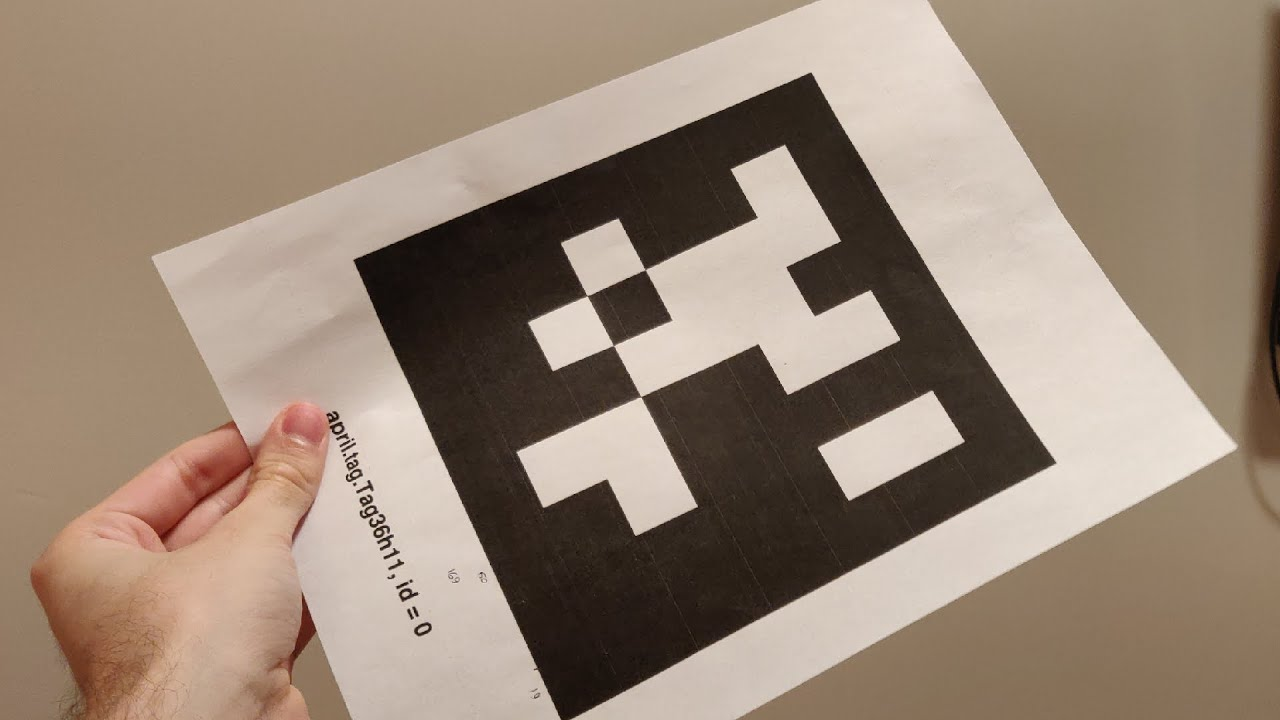
#> input picture Landing-Sequence/maxresdefault.jpg, 1280 x 720 px
$ python aprilTag_test.py --image maxresdefault.jpg
#> lines starting #> are read from the running program, lines starting #| are printed output that depends on the picture
from pupil_apriltags import Detector
import argparse
import cv2
import os
os.environ['DISPLAY'] = ':0'
# construct the argument parser and parse the arguments
ap = argparse.ArgumentParser()
ap.add_argument("-i", "--image", required=True,
	help="path to input image containing AprilTag")
args = vars(ap.parse_args())

# load the input image and convert it to grayscale
print("[INFO] loading image...")
image = cv2.imread(args["image"])
#> image is the input picture: shape (720, 1280, 3); mean B, G, R 118.1, 134.2, 152.5
# cv2.imshow("Image", image)
gray = cv2.cvtColor(image, cv2.COLOR_BGR2GRAY)
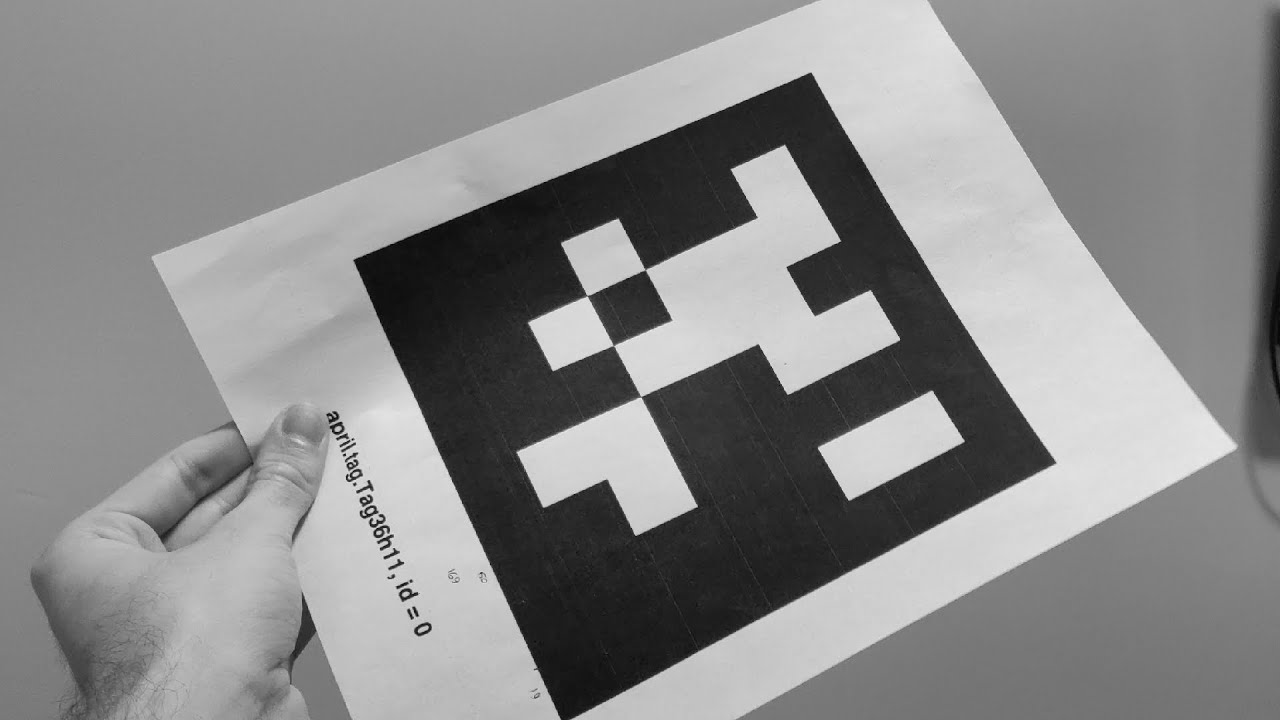
#> gray: shape (720, 1280); min 2, max 240, mean 137.9

# define the AprilTags detector options and then detect the AprilTags
# in the input image
print("[INFO] detecting AprilTags...")
# options = apriltag.DetectorOptions(families="tag36h11")
# detector = apriltag.Detector(options)
# results = detector.detect(gray)
#> (the run stopped early here; a loop or call above may not have finished)
